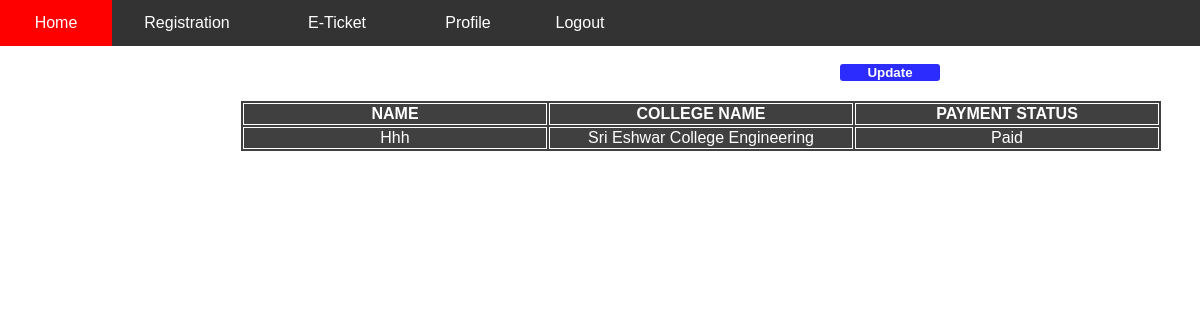
Page /ece.php (signed in) on the committed database.
### tables this page shows
CREATE TABLE `ecereg` (
  `id` int(11) NOT NULL,
  `name` varchar(3) NOT NULL,
  `phone_number` varchar(10) NOT NULL,
  `email` varchar(40) NOT NULL,
  `roll_no` int(3) NOT NULL,
  `college` varchar(40) NOT NULL,
  `section` varchar(1) NOT NULL,
  `payment` varchar(5) NOT NULL
);

### ece.php (the view, shortened to what this page needs)
<?php
if(isset($_SESSION['email']))
{
?>
<!DOCTYPE html>
<html lang="en">
<head>
    <link rel="stylesheet" href="card.css">
</head>
<?php include ("nav.php")?>
<body >
<?php
    include ("config.php");
    $sql = "SELECT name,college,payment FROM ecereg";
    $result = mysqli_query($con,$sql);
    echo "<br>";
    echo "<table >";
    echo "<tr>";
        echo "<th>"."name"."</th>";
        echo "<th>college name</th>";
        echo "<th>payment status</th>";
        echo "</tr>";
    while ($row = mysqli_fetch_assoc($result))
    {
        echo"<tr>";
        foreach($row as $cfeild => $value)
        {
            echo "<td>".$value."</td>";
        }
        echo "</tr>";
    }
    echo "</table>";
    ?>
    <a   href="update.php"> <button class = 'update_btn' >update</button></a>
</body>
</html>
<?php
}
else
{
    header("location:index.php");
}
?>

### card.css (style rules this page uses)
body { margin: 0; background: url(home.jpg); background-size: cover; }
a { text-decoration: none; }
table, th, td { border: 1px solid white; }
table { margin: 0; background-color: rgba(0, 0, 0, 0.749); position: absolute; left: 20%; top: 100px; color: white; text-align: center; }
th { text-transform: uppercase; font-weight: bold; position: sticky; top: 5px; }
th, td { width: 300px; }
.update_btn { width: 100px; opacity: 1; background-color: rgba(0, 0, 255, 0.829); border: none; border-radius: 3px; font-weight: bold; text-align: center; color: white; align-content: center; position:absolute; left:70%; }

### select.css (style rules this page uses)
* { text-transform: capitalize; font-family: Verdana, Geneva, Tahoma, sans-serif; }

### rows in the picture
ecereg: name "Hhh", college "Sri Eshwar College Engineering", payment "Paid"
